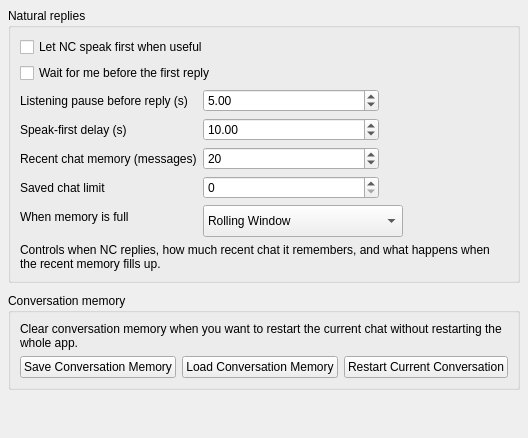
           <widget class="QWidget" name="host_settings_chat_tab">
            <attribute name="icon">
             <iconset>
              <normaloff>ui_icons/side_tabs/chat.png</normaloff>ui_icons/side_tabs/chat.png</iconset>
            </attribute>
            <attribute name="title">
             <string/>
            </attribute>
            <attribute name="toolTip">
             <string>Chat</string>
            </attribute>
            <layout class="QVBoxLayout" name="chatTabLayout">
             <property name="spacing">
              <number>10</number>
             </property>
             <property name="leftMargin">
              <number>8</number>
             </property>
             <property name="topMargin">
              <number>8</number>
             </property>
             <property name="rightMargin">
              <number>8</number>
             </property>
             <property name="bottomMargin">
              <number>8</number>
             </property>
             <item>
             <widget class="QGroupBox" name="conversation_flow_box">
              <property name="sizePolicy">
               <sizepolicy hsizetype="Preferred" vsizetype="Maximum">
                <horstretch>0</horstretch>
                <verstretch>0</verstretch>
               </sizepolicy>
              </property>
               <property name="title">
                <string>Natural replies</string>
               </property>
               <layout class="QVBoxLayout" name="conversationFlowLayout">
                <item>
                 <widget class="QCheckBox" name="allow_proactive_checkbox">
                  <property name="text">
                   <string>Let NC speak first when useful</string>
                  </property>
                 </widget>
                </item>
                <item>
                 <widget class="QCheckBox" name="require_first_user_checkbox">
                  <property name="text">
                   <string>Wait for me before the first reply</string>
                  </property>
                 </widget>
                </item>
                <item>
                 <layout class="QFormLayout" name="conversationFlowForm">
                  <item row="0" column="0">
                   <widget class="QLabel" name="listen_idle_window_label">
                    <property name="text">
                     <string>Listening pause before reply (s)</string>
                    </property>
                   </widget>
                  </item>
                  <item row="0" column="1">
                   <widget class="QDoubleSpinBox" name="listen_idle_window_spin">
                    <property name="minimumSize">
                     <size>
                      <width>176</width>
                      <height>0</height>
                     </size>
                    </property>
                    <property name="maximumSize">
                     <size>
                      <width>100</width>
                      <height>16777215</height>
                     </size>
                    </property>
                    <property name="value">
                     <double>5.000000000000000</double>
                    </property>
                   </widget>
                  </item>
                  <item row="1" column="0">
                   <widget class="QLabel" name="proactive_delay_label">
                    <property name="text">
                     <string>Speak-first delay (s)</string>
                    </property>
                   </widget>
                  </item>
                  <item row="1" column="1">
                   <widget class="QDoubleSpinBox" name="proactive_delay_spin">
                    <property name="minimumSize">
                     <size>
                      <width>176</width>
                      <height>0</height>
                     </size>
                    </property>
                    <property name="maximumSize">
                     <size>
                      <width>100</width>
                      <height>16777215</height>
                     </size>
                    </property>
                    <property name="value">
                     <double>10.000000000000000</double>
                    </property>
                   </widget>
                  </item>
                  <item row="2" column="0">
                   <widget class="QLabel" name="chat_context_window_label">
                    <property name="text">
                     <string>Recent chat memory (messages)</string>
                    </property>
                   </widget>
                  </item>
                  <item row="2" column="1">
                   <widget class="QSpinBox" name="chat_context_window_spin">
                    <property name="minimumSize">
                     <size>
                      <width>176</width>
                      <height>0</height>
                     </size>
                    </property>
                    <property name="maximumSize">
                     <size>
                      <width>100</width>
                      <height>16777215</height>
                     </size>
                    </property>
                    <property name="minimum">
                     <number>4</number>
                    </property>
                    <property name="maximum">
                     <number>2147483647</number>
                    </property>
                    <property name="value">
                     <number>20</number>
                    </property>
                   </widget>
                  </item>
                  <item row="3" column="0">
                   <widget class="QLabel" name="stored_history_limit_label">
                    <property name="text">
                     <string>Saved chat limit</string>
                    </property>
                   </widget>
                  </item>
                  <item row="3" column="1">
                   <widget class="QSpinBox" name="stored_chat_history_limit_spin">
                    <property name="minimumSize">
                     <size>
                      <width>176</width>
                      <height>0</height>
                     </size>
                    </property>
                    <property name="maximumSize">
                     <size>
                      <width>100</width>
                      <height>16777215</height>
                     </size>
                    </property>
                    <property name="maximum">
                     <number>5000</number>
                    </property>
                   </widget>
                  </item>
                  <item row="4" column="0">
                   <widget class="QLabel" name="overflow_policy_label">
                    <property name="text">
                     <string>When memory is full</string>
                    </property>
                   </widget>
                  </item>
                  <item row="4" column="1">
                   <widget class="QComboBox" name="chat_overflow_policy_combo">
                    <property name="minimumSize">
                     <size>
                      <width>186</width>
                      <height>32</height>
                     </size>
                    </property>
                    <property name="maximumSize">
                     <size>
                      <width>200</width>
                      <height>16777215</height>
                     </size>
                    </property>
                    <item>
                     <property name="text">
                      <string>Rolling Window</string>
                     </property>
                    </item>
                    <item>
                     <property name="text">
                      <string>Truncate Middle</string>
                     </property>
                    </item>
                    <item>
                     <property name="text">
                      <string>Stop At Limit</string>
                     </property>
                    </item>
                   </widget>
                  </item>
                 </layout>
                </item>
                <item>
                 <widget class="QLabel" name="chat_session_hint">
                  <property name="text">
                   <string>Controls when NC replies, how much recent chat it remembers, and what happens when the recent memory fills up.</string>
                  </property>
                  <property name="wordWrap">
                   <bool>true</bool>
                  </property>
                 </widget>
                </item>
               </layout>
              </widget>
             </item>
             <item>
             <widget class="QGroupBox" name="session_box">
              <property name="sizePolicy">
               <sizepolicy hsizetype="Preferred" vsizetype="Maximum">
                <horstretch>0</horstretch>
                <verstretch>0</verstretch>
               </sizepolicy>
              </property>
               <property name="title">
                <string>Conversation memory</string>
               </property>
               <layout class="QVBoxLayout" name="sessionBoxLayout">
                <item>
                 <widget class="QLabel" name="session_hint_label">
                  <property name="text">
                   <string>Clear conversation memory when you want to restart the current chat without restarting the whole app.</string>
                  </property>
                  <property name="wordWrap">
                   <bool>true</bool>
                  </property>
                 </widget>
                </item>
                <item>
                 <layout class="QHBoxLayout" name="sessionButtonsRow">
                  <item>
                   <widget class="QPushButton" name="btn_save_chat_session">
                    <property name="text">
                   <string>Save Conversation Memory</string>
                    </property>
                   </widget>
                  </item>
                  <item>
                   <widget class="QPushButton" name="btn_load_chat_session">
                    <property name="text">
                     <string>Load Conversation Memory</string>
                    </property>
                   </widget>
                  </item>
                  <item>
                   <widget class="QPushButton" name="btn_reset_chat_session">
                    <property name="text">
                     <string>Restart Current Conversation</string>
                    </property>
                   </widget>
                  </item>
                 </layout>
                </item>
               </layout>
              </widget>
             </item>
             <item>
              <spacer name="chatTabBottomSpacer">
               <property name="orientation">
                <enum>Qt::Vertical</enum>
               </property>
               <property name="sizeHint" stdset="0">
                <size>
                 <width>20</width>
                 <height>40</height>
                </size>
               </property>
              </spacer>
             </item>
            </layout>
           </widget>
